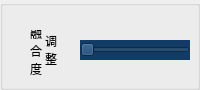
           <widget class="QGroupBox" name="groupBox_5">
            <property name="geometry">
             <rect>
              <x>660</x>
              <y>0</y>
              <width>200</width>
              <height>90</height>
             </rect>
            </property>
            <property name="minimumSize">
             <size>
              <width>200</width>
              <height>90</height>
             </size>
            </property>
            <property name="maximumSize">
             <size>
              <width>200</width>
              <height>90</height>
             </size>
            </property>
            <property name="styleSheet">
             <string notr="true">QGroupBox{
background-image: url(:/IRProc/DataBg2);
}</string>
            </property>
            <property name="title">
             <string/>
            </property>
            <widget class="MyCustomSlider" name="horizontalSlider">
             <property name="geometry">
              <rect>
               <x>80</x>
               <y>40</y>
               <width>110</width>
               <height>20</height>
              </rect>
             </property>
             <property name="minimumSize">
              <size>
               <width>0</width>
               <height>20</height>
              </size>
             </property>
             <property name="maximumSize">
              <size>
               <width>16777215</width>
               <height>20</height>
              </size>
             </property>
             <property name="styleSheet">
              <string notr="true">background-color: rgb(18, 59, 101);</string>
             </property>
             <property name="maximum">
              <number>100</number>
             </property>
             <property name="orientation">
              <enum>Qt::Horizontal</enum>
             </property>
            </widget>
            <widget class="QLabel" name="label_35">
             <property name="geometry">
              <rect>
               <x>45</x>
               <y>25</y>
               <width>16</width>
               <height>50</height>
              </rect>
             </property>
             <property name="styleSheet">
              <string notr="true"/>
             </property>
             <property name="text">
              <string>调
整</string>
             </property>
             <property name="alignment">
              <set>Qt::AlignLeading|Qt::AlignLeft|Qt::AlignVCenter</set>
             </property>
            </widget>
            <widget class="QLabel" name="label_36">
             <property name="geometry">
              <rect>
               <x>30</x>
               <y>30</y>
               <width>16</width>
               <height>55</height>
              </rect>
             </property>
             <property name="styleSheet">
              <string notr="true"/>
             </property>
             <property name="text">
              <string>融
合
度
</string>
             </property>
             <property name="alignment">
              <set>Qt::AlignLeading|Qt::AlignLeft|Qt::AlignVCenter</set>
             </property>
            </widget>
           </widget>
